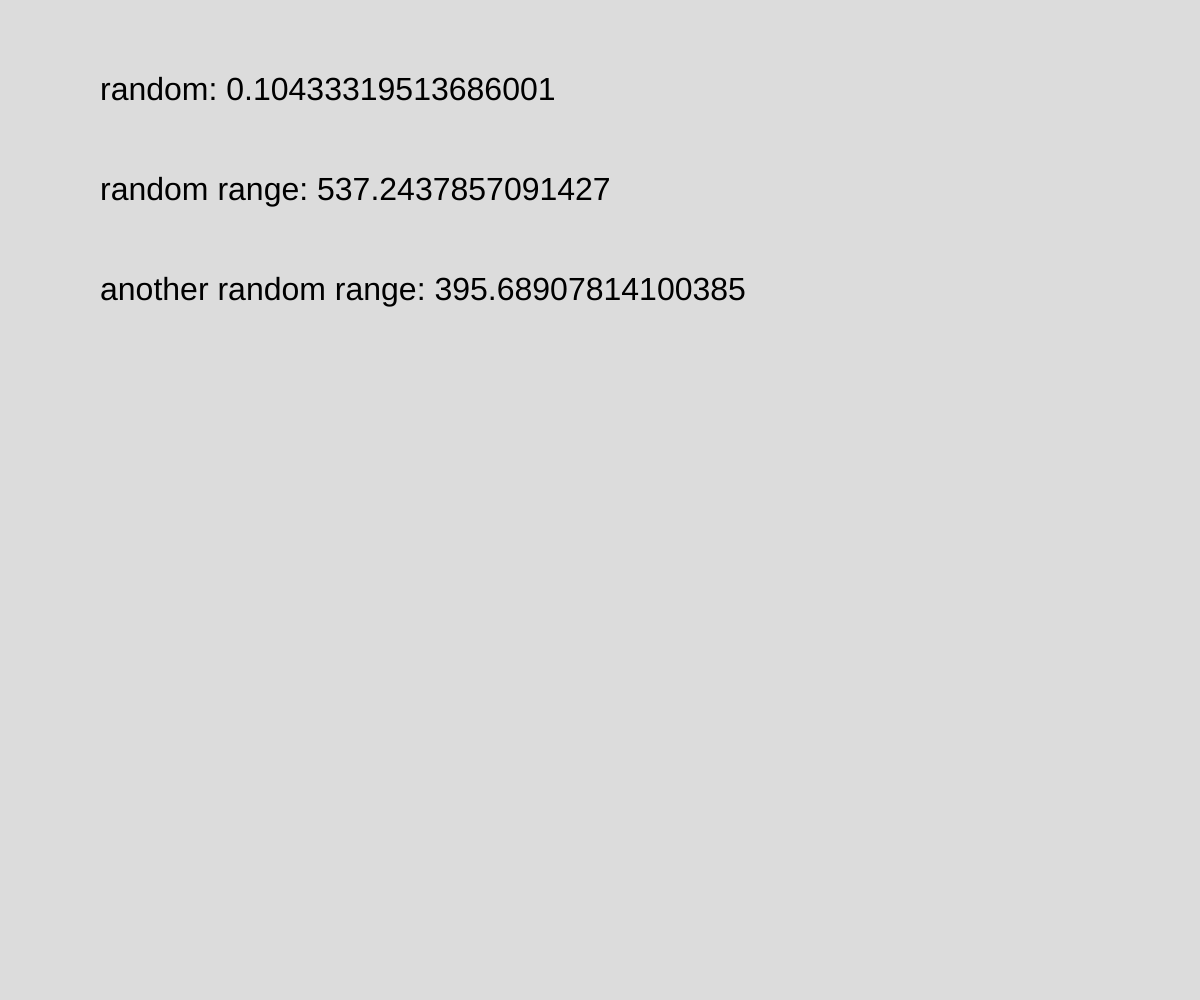
Frame 1 (no input)
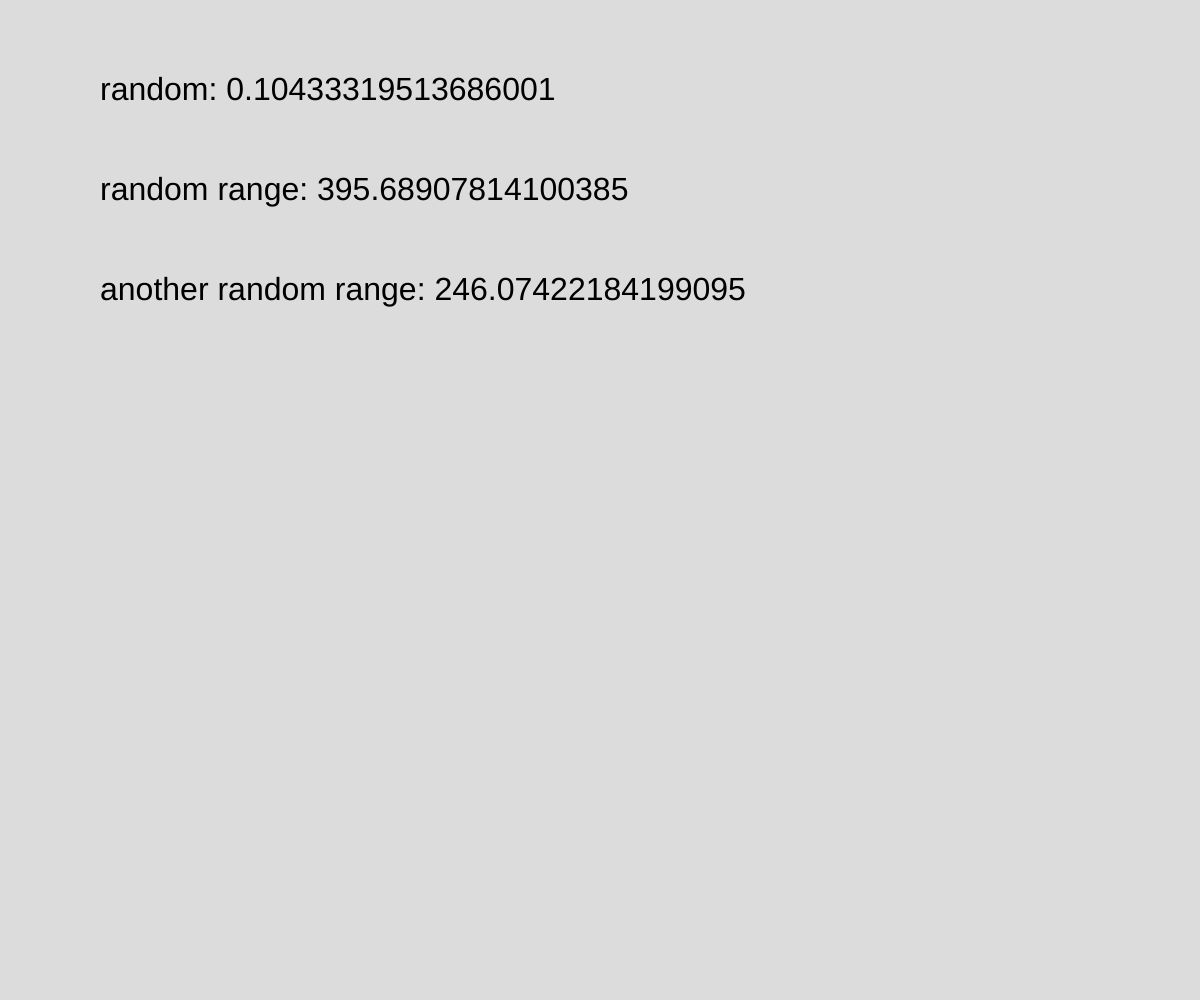
Frame 2 (the mouse pressed at the canvas centre, redrawn once)

The p5.js sketch that drew these frames (run headless with seeded random() and noise() and a simulated clock; the mouse was pressed at the canvas centre and the sketch redrawn once):

// p5.js sketch
// ── sketch.js
let randVal;
let randRange;
let seed;

function setup() {
    createCanvas(windowWidth, windowHeight);
    // a random seed fixes the randomness so it returns the 
    // same results each time
    seed = 120934;
    randomSeed(seed);
    randVal = random();
    randRange = random(0, width);
}

function draw() {
    background(220);
    textSize(32);
    text("random: " + randVal, 100, 100);
    text("random range: " + randRange, 100, 200);
    randRange = random(0, width);
    text("another random range: " + randRange, 100, 300);
    noLoop();
}

function mouseClicked(){
    seed = floor(random(13001));
    randomSeed(seed);
}
